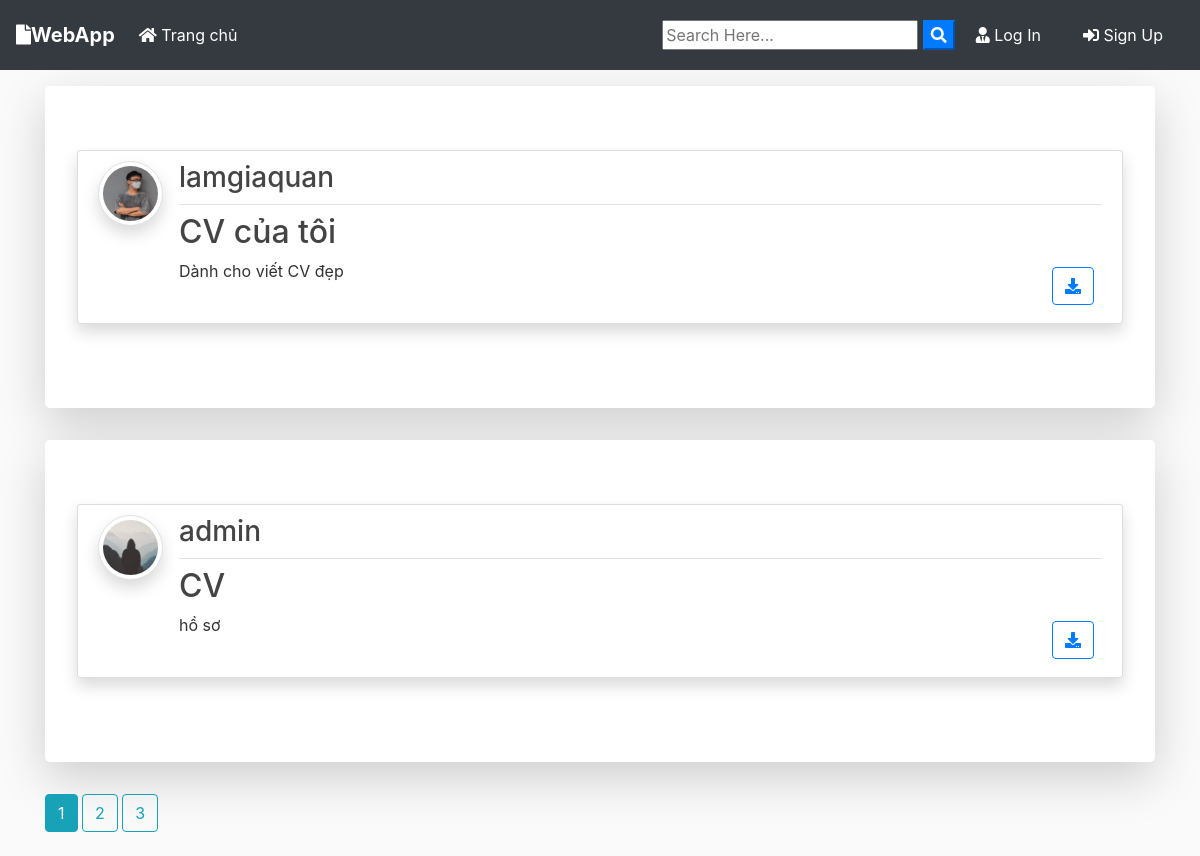
The page / on the database its author committed.
### blog/models.py (models this page shows, shortened)
class Post(models.Model):
	title = models.CharField(max_length=100)
	file = models.FileField(null=True,blank=True,upload_to='Files')
	content = models.TextField()
	date_posted = models.DateTimeField(default=timezone.now)
	author = models.ForeignKey(User, on_delete=models.CASCADE)

### users/models.py (models this page shows, shortened)
class Profile(models.Model):
    user = models.OneToOneField(User, on_delete=models.CASCADE)
    image = models.ImageField(default='default.jpg', upload_to='profile_pics')

### blog/views.py (the view)
# urls.py: path('', PostListView.as_view(), name='blog-home'),
class PostListView(ListView):
    model = Post
    template_name = 'blog/home.html'
    context_object_name = 'posts'
    ordering = ['-date_posted']
    paginate_by = 2

### blog/templates/blog/home.html (shortened to what this page needs)
{% extends "blog/base.html" %}
{% block content %}
    {% for post in posts %}
      <div class="jumbotron mt-3 bg-white shadow-lg">
      <article class="media content-section shadow">
        <a href="{{ post.author.profile.image.url }} " target="_blank"> <img src="{{ post.author.profile.image.url }}  " alt="" class="article-img rounded-circle img-thumbnail img-fluid shadow">
        </a>
        <div class="media-body">
          <div class="article-metadata d-flex justify-content-between">
            <a class="mr-2 " href="{% url 'user-posts' post.author.username  %}"><h3>{{ post.author }}</h3></a>
          </div>
          <h2><a class="article-title text-justify " href="{% url 'post-detail' post.id %}">{{ post.title }}</a></h2>
          <div class="d-flex justify-content-between">
            <p class="article-content text-justify text-truncate overflow-hidden">{{ post.content }}</p>
            {% if post.file %}
          <div class="form-group mt-0 pt-0  m-2">
            <a class="btn btn-outline-primary  btn-d "  href="{{ post.file.url }}"  download type="submit"><i class="fas fa-download"></i></a>
          </div>
          {% endif %}
          </div>
        </div>
      </article>
      </div>
    {% endfor %}
    {% if is_paginated %}
      {% for num in page_obj.paginator.page_range %}
        {% if page_obj.number == num %}
          <a class="btn btn-info mb-4" href="?page={{ num }}">{{ num }}</a>
        {% elif num > page_obj.number|add:'-3' and num < page_obj.number|add:'3' %}
          <a class="btn btn-outline-info mb-4" href="?page={{ num }}">{{ num }}</a>
        {% endif %}
      {% endfor %}
    {% endif %}
{% endblock content %}

### blog/templates/blog/base.html (shortened to what this page needs)
{% load static %}
<!doctype html>
<html lang="en">
  <head>
    <link rel="stylesheet" href="https://stackpath.bootstrapcdn.com/bootstrap/4.3.1/css/bootstrap.min.css">
    <link rel="stylesheet" href="https://use.fontawesome.com/releases/v5.8.1/css/all.css" >
    <link rel="stylesheet" href="{% static 'blog/main.css' %}">
</head>
  <body>
        <nav class="navbar navbar-expand-lg navbar-dark bg-dark">
                <a class="navbar-brand font-weight-bold" href="{% url 'blog-home' %}"><i class="fas fa-file"></i>WebApp</a>
                <div class="collapse navbar-collapse" id="navbarSupportedContent">
                  <ul class="navbar-nav mr-auto">
                    <li class="nav-item active">
                      <a class="nav-link" href="{% url 'blog-home' %}"><i class="fas fa-home"></i> Trang chủ <span class="sr-only">(current)</span></a>
                    </li>
                  </ul>
                  <form id="searchform" action="{% url 'search' %}" method="get">
                    <input type="text" name="q" type="text" value="{{ request.GET.q }}" placeholder="Search Here..." />
                    <button type="button" onclick="searchform.submit()" class=" text-white my-color btn-primary"><i class="fa fa-search"></i></button>
                  </form>
                    {% if user.is_authenticated %}
                    <a href="{% url 'user-posts' user %}" class="btn text-white m-2"><i class="fas fa-user-shield"></i> Bài đăng của tôi</a>
                    <a href="{% url 'post-create' %} " class="btn text-white m-2"><i class="fas fa-user-edit"></i> Đăng bài</a>
                    <a href="{% url 'profile' %} " class="btn text-white m-2"><i class="fas fa-user"></i> {{ user.username }}</a>
                    <a href="{% url 'logout' %} " class="btn text-white m-2"><i class="fas fa-sign-out-alt"></i> Log Out</a>
                    {% else %}
                    <a href="{% url 'login' %} " class="btn text-white m-2"><i class="fas fa-user-tie"></i> Log In</a>
                    <a href="{% url 'register' %} " class="btn text-white m-2"> <i class="fas fa-sign-in-alt"></i> Sign Up</a>
                    {% endif %}
                </div>
              </nav>
      <div class="container my-bg">
    {% block content %}
    {% endblock  %}
</div>
  </body>
</html>

### blog/static/blog/main.css (style rules this page uses)
body { background: #fafafa; color: #333333; margin-top: 0; }
h1, h2, h3, h4, h5, h6 { color: #444444; }
ul { margin: 0; }
.content-section { background: #ffffff; padding: 10px 20px; border: 1px solid #dddddd; border-radius: 3px; margin-bottom: 20px; }
.article-title { color: #444444; }
.article-content { white-space: pre-line; }
.article-img { height: 65px; width: 65px; margin-right: 16px; }
.article-metadata { padding-bottom: 1px; margin-bottom: 4px; border-bottom: 1px solid #e3e3e3 }

### rows shown on the page
Post: author.profile.image (picture), author "lamgiaquan", title "CV của tôi", content "Dành cho viết CV đẹp"
Post: author.profile.image (placeholder picture), author "admin", title "CV", content "hồ sơ"

### other values the page prints
{{ num }} "1"
{{ num }} "2" "3"
